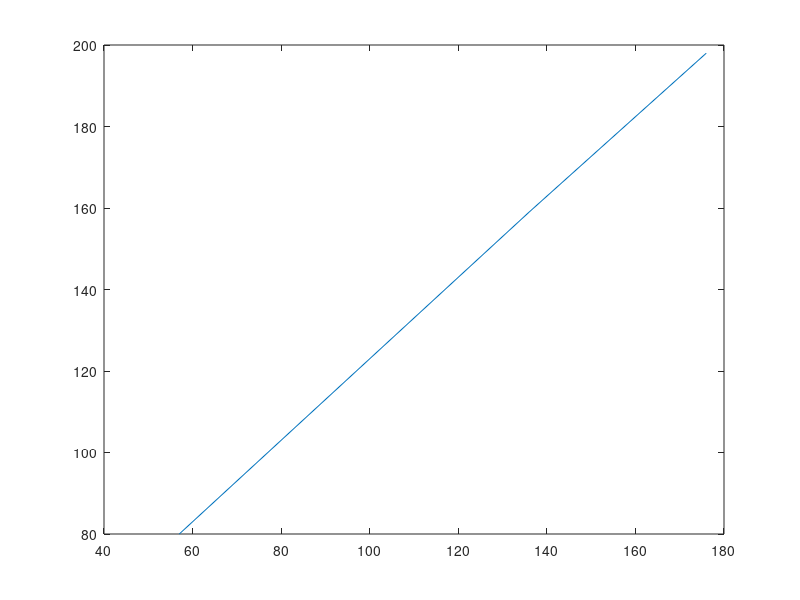

Recreate this plot in MATLAB. (Note: this script raises an error after producing the figure.)
clear all
close all
clc
% TABLA 1. recta y= 0.99x+23.64:

x=[57,98,136,176];
y=[80,121,159,198];


err=[0.1,0.1,0.1,0.1];

plot(x,y), hold on
errorbar(x,y,err,'both','o'),hold off



% TABLA 2. recta y'=0.96x'+1.64:

x2=[120,81,61,49];
y2=[116.95,79.88,60.31,48.63];
err2=[0.01,0.01,0.01,0.01];

oplot(x2,y2), hold on
errorbar(x2,y2,err2,'both','o'), hold off
